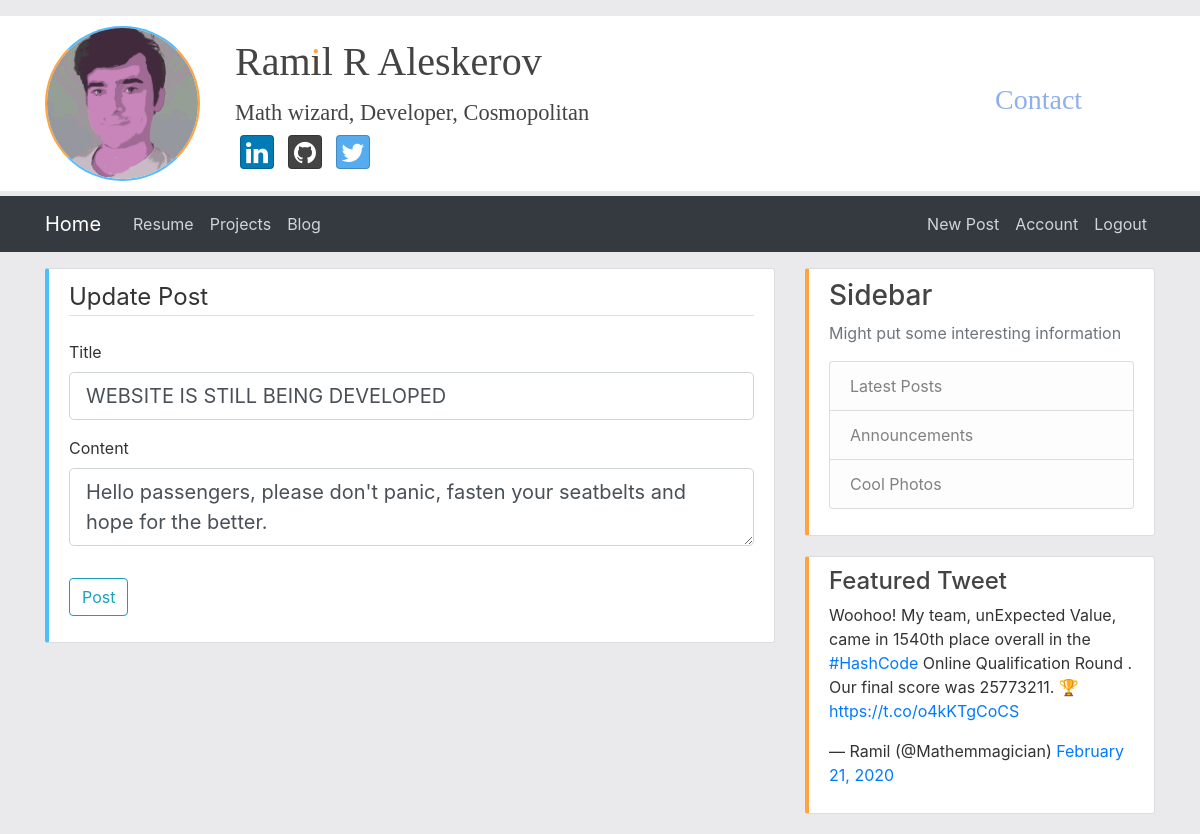
The app's page /post/23/update (signed in) with its own data.
### flaskblog/models.py (models this page shows, shortened)
class Post(db.Model):
    id = db.Column(db.Integer, primary_key=True)
    title = db.Column(db.String(100), nullable=False)
    date_posted = db.Column(db.DateTime, nullable=False, default=datetime.utcnow)
    content = db.Column(db.Text, nullable=False)
    user_id = db.Column(db.Integer, db.ForeignKey('user.id'), nullable=False)

### flaskblog/posts/routes.py (the view)
@posts.route("/post/<int:post_id>/update", methods=['GET', 'POST'])
@login_required
def update_post(post_id):
    post = Post.query.get_or_404(post_id)
    if post.author != current_user:
        abort(403)
    form = PostForm()
    if form.validate_on_submit():
        post.title = form.title.data
        post.content = form.content.data
        db.session.commit()
        flash('Your post has been updated!', 'success')
        return redirect(url_for('posts.post', post_id=post.id))
    elif request.method == 'GET':
        form.title.data = post.title
        form.content.data = post.content
    return render_template('create_post.html', title='Update Post',
        form=form, legend="Update Post")

### flaskblog/posts/forms.py
class PostForm(FlaskForm):
	title = StringField('Title', validators=[DataRequired()])
	content = TextAreaField('Content', validators=[DataRequired()])
	submit = SubmitField('Post')

### flaskblog/models.py (called while the page is built)
@login_manager.user_loader
def load_user(user_id):
    return User.query.get(int(user_id))

### flaskblog/templates/create_post.html (shortened to what this page needs)
{% extends "layout.html" %}
{% block content%}
<div class="content-section">
    <form method="POST" action="">
        <fieldset class="form-group">
            <legend class="border-bottom mb-4">{{ legend }}</legend>
            <div class="form-group">
                {{ form.title.label(class="form-control-label") }}
                {% if form.title.errors %}
                    {{ form.title(class="form-control form-control-lg is-invalid") }}
                    <div class="invalid-feedback">
                        {% for error in form.title.errors %}
                            <span>{{ error }}</span>
                        {% endfor %}
                    </div>
                {% else %}
                    {{ form.title(class="form-control form-control-lg") }}
                {% endif %}
            </div>
            <div class="form-group">
                {{ form.content.label(class="form-control-label") }}
                {% if form.content.errors %}
                    {{ form.content(class="form-control form-control-lg is-invalid") }}
                    <div class="invalid-feedback">
                        {% for error in form.content.errors %}
                            <span>{{ error }}</span>
                        {% endfor %}
                    </div>
                {% else %}
                    {{ form.content(class="form-control form-control-lg") }}
                {% endif %}
            </div>
        </fieldset>
        <div class="form-group">
            {{ form.submit(class="btn btn-outline-info") }}
        </div>
    </form>
</div>
{% endblock content %}

### flaskblog/static/main.css (style rules this page uses)
body { background: #eaeaed; color: #333333; margin-top: 1rem; }
.content-section { background: #ffffff; padding: 10px 20px; border: 1px solid #dddddd; border-radius: 3px; margin-bottom: 20px; }
.site-main .content-section { border-left-color: #50bcfa; border-left-width: 4px; }

### records on screen
Post: title "WEBSITE IS STILL BEING DEVELOPED", content "Hello passengers, please don't panic, fasten your seatbelts and hope for the better."

### other values on screen
{{ legend }} "Update Post"
